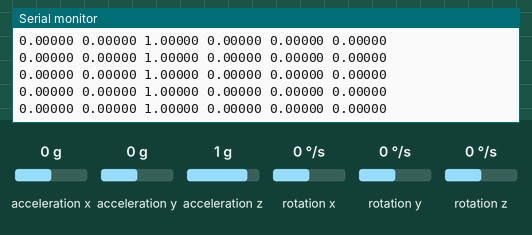
Bench run of a sketch on a simulated Arduino Uno, built with avr-gcc and run on an emulated ATmega328P. Shown: the last lines printed to the serial monitor. The test bench sets the inputs (shaded band); at power-on: rotation x 0 °/s, acceleration x 0 g, acceleration y 0 g, acceleration z 1 g, rotation y 0 °/s, rotation z 0 °/s. The modem accepts every AT command (registered, SIM ready, sends succeed) and sends nothing else.

Above: at 4.2 s.
4.3 s: rotation x set to -192 °/s
At 5.2 s:
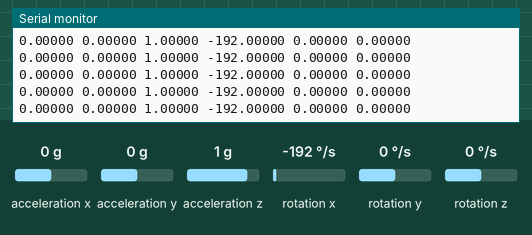
7.3 s: acceleration x set to -1.4 g
At 8.1 s:
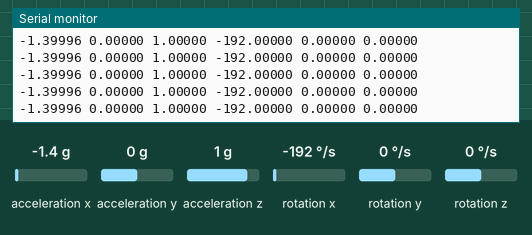
10.3 s: acceleration y set to -1.4 g
At 11.0 s:
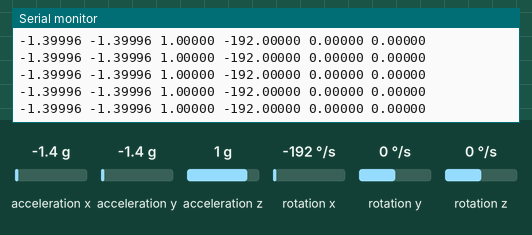
13.3 s: acceleration z set to -1.4 g
At 14.0 s:
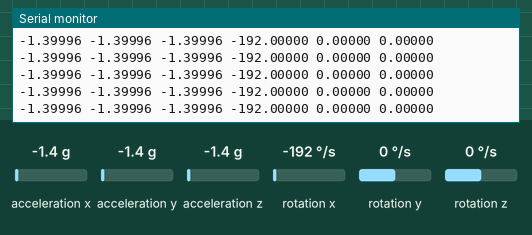
14.8 s: rotation y set to 100 °/s
At 15.7 s:
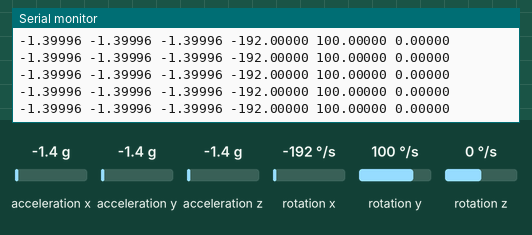
17.8 s: rotation z set to 9 °/s
At 18.4 s:
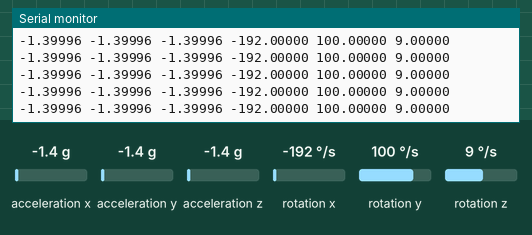

The sketch:

slave.ino
```cpp
#include "Wire.h"
#include "I2Cdev.h"
#include "MPU6050.h"
#include "clock.h"
#include <SoftwareSerial.h>
SoftwareSerial BTSerial(8, 9); // RX | TX

//#define AT_MODE

MPU6050 imu(0x68);

int16_t ax, ay, az;
int16_t gx, gy, gz;

unsigned long counter = 0;

unsigned long pre = 0;
unsigned long diff = 0;

int Hz = 50;

double gyroX = 0.0;
double gyroY = 0.0;
double gyroZ = 0.0;

/* Packet format:
 *  Totally 20 bytes for one packet
 *    counter  ax  ay  az  gx  gy  gz  millis  redundant "!"
 *       1     2   2   2   2   2   2     1        5       1
 */

void setup() {
    Wire.begin();
    Serial.begin(115200);
    BTSerial.begin(115200);

    Serial.println("Initializing arduino clock...");

    /*===========init sensor==========*/
    Serial.println("Initializing I2C devices...");
    imu.initialize();
    Serial.println("Testing device connections...");
    Serial.println(imu.testConnection() ? "MPU6050 connection successful" : "MPU6050 connection failed");
    Serial.println();

    initialization();
    /*=============clock==============*/
    delay(3000);
}

void loop() {
    #ifdef AT_MODE
        if(BTSerial.available())
        {
            char c = BTSerial.read();
            Serial.print(c);
        }
        if(Serial.available())
        {
            BTSerial.write(Serial.read());
        }
    #endif

    send_counter(counter);
    counter++;

    // Request sensor data
    // time latency: 2ms
    pre = millis();
    imu.getMotion6(&ax, &ay, &az, &gx, &gy, &gz);
    diff = millis()-pre;

    if (counter < 1000) {
      if(ax>32767){Serial.print((ax-65536)/16384.0,5);Serial.print(' ');}
      else        {Serial.print(ax/16384.0,5);Serial.print(' ');}
      if(ay>32767){Serial.print((ay-65536)/16384.0,5);Serial.print(' ');}
      else        {Serial.print(ay/16384.0,5);Serial.print(' ');}
      if(az>32767){Serial.print((az-65536)/16384.0,5);Serial.print(' ');}
      else        {Serial.print(az/16384.0,5);Serial.print(' ');}
      if(gx>32767){Serial.print((gx-65536)/131.0,5);Serial.print(' ');gyroX = gyroX + (gx-65536)/131.0;}
      else        {Serial.print(gx/131.0,5);Serial.print(' ');gyroX = gyroX + gx/131.0;}
      if(gy>32767){Serial.print((gy-65536)/131.0,5);Serial.print(' ');gyroY = gyroY + (gy-65536)/131.0;}
      else        {Serial.print(gy/131.0,5);Serial.print(' ');gyroY = gyroY + gy/131.0;}
      if(gz>32767){Serial.print((gz-65536)/131.0,5);Serial.print(' ');gyroZ = gyroZ + (gz-65536)/131.0;}
      else        {Serial.print(gz/131.0,5);Serial.println();gyroZ = gyroZ + gz/131.0;}
    }
    else if (counter == 1000) {
      Serial.print(gyroX/1000.0, 10);Serial.print(' ');
      Serial.print(gyroY/1000.0, 10);Serial.print(' ');
      Serial.print(gyroZ/1000.0, 10);Serial.println();
    }
    send_two_byte(ax); send_two_byte(ay); send_two_byte(az);
    send_two_byte(gx); send_two_byte(gy); send_two_byte(gz);

    //這邊應該之後補時間
    for(int i=0;i<5;i++){
        int a = 0;
        BTSerial.write(a);
    }

    delay(20-diff);
}

// Send counter (one byte)
void send_counter(unsigned long count){
    byte buf[4];
    buf[0] = count & 255;
    buf[1] = (count >> 8)  & 255;
    buf[2] = (count >> 16) & 255;
    buf[3] = (count >> 24) & 255;

//    Serial.print(buf[2]);
//    Serial.print(" ");
//    Serial.print(buf[1]);
//    Serial.print(" ");
//    Serial.print(buf[0]);
//    Serial.print("\n");

    BTSerial.write(buf[2]);
    BTSerial.write(buf[1]);
    BTSerial.write(buf[0]);
}

// Send two byte data
void send_two_byte(long int val){
    byte high, low;
    high = val >> 8 & 0xFF;
    low = val & 0xFF;

    BTSerial.write(high);
    BTSerial.write(low);
}

void initialization() {
  Serial.print("Current DLPF mode: ");Serial.println(imu.getDLPFMode());
  Serial.println("DLPF: digital low-pass filter");
  Serial.println("Disabled: 0/7, Enabled: 1~6 (higher number can remove more noise, but more delay)");
  Serial.println("Gyroscope Output Rate = 8kHz(DLPF disabled)/1kHz(DLPF enabled)");
  Serial.println("Set DLPF mode = 6");
  imu.setDLPFMode(6); // original 0
  Serial.println("reference: https://ulrichbuschbaum.wordpress.com/2015/01/18/using-the-mpu6050s-dlpf/");
  Serial.println();

  Serial.print("Current SMPLRT_DIV: ");Serial.println(imu.getRate());
  Serial.println("Sample rate = Gyroscope Output Rate / (1 + SMPLRT_DIV)");
  Serial.println("50Hz = 1000Hz / 20(=1+19)");
  Serial.println("Set SMPLRT_DIV = 19");
  imu.setRate(1000/Hz-1); // original 0
  Serial.println();
  Serial.print("Current Full-scale gyroscope range: ");Serial.println(imu.getFullScaleGyroRange());
  Serial.println("0/1/2/3 = +/- 250/500/1000/2000 degrees/sec");
  Serial.println("Set range = 0(+/-250 degrees/sec)");
  imu.setFullScaleAccelRange(0);
  Serial.println();

  Serial.print("Current Full-scale accelerometer range: ");Serial.println(imu.getFullScaleAccelRange());
  Serial.println("0/1/2/3 = +/- 2/4/8/16 g");
  Serial.println("Set range = 0(+/-2g)");
  imu.setFullScaleGyroRange(0);
  Serial.println();

  Serial.println("reference: https://www.i2cdevlib.com/docs/html/class_m_p_u6050.html#acb1fa088d43d76230106a3226f343013");
}
```

clock.h
```cpp
bool watch;
unsigned long masterClock = 0;         // counts rising edge clock signals
//ISR function
void clockCounter(){     // called by interrupt
    masterClock++;        // with each clock rise add 1 to masterclock count
    return;
}

class Clock{
    public:
        void startClock(byte hr, byte minute, byte sec) // start timer
        {
            watch = true;
            analogWrite(11, 127);   // this starts our PWM 'clock' with a 50% duty cycle
	    }

        void stopClock() // stop timer
        {
            analogWrite(6, 0);   // stop PWM clock
            watch = false;
        }
};
```

Measured:
- after the input at 4.3 s, the serial monitor: prints a new line at once (image 1)
- after the input at 7.3 s, the serial monitor: prints a new line at once (image 2)
- after the input at 10.3 s, the serial monitor: prints a new line at once (image 3)
- after the input at 13.3 s, the serial monitor: prints a new line at once (image 4)
- after the input at 14.8 s, the serial monitor: prints a new line at once (image 5)
- after the input at 17.8 s, the serial monitor: prints a new line at once (image 6)
